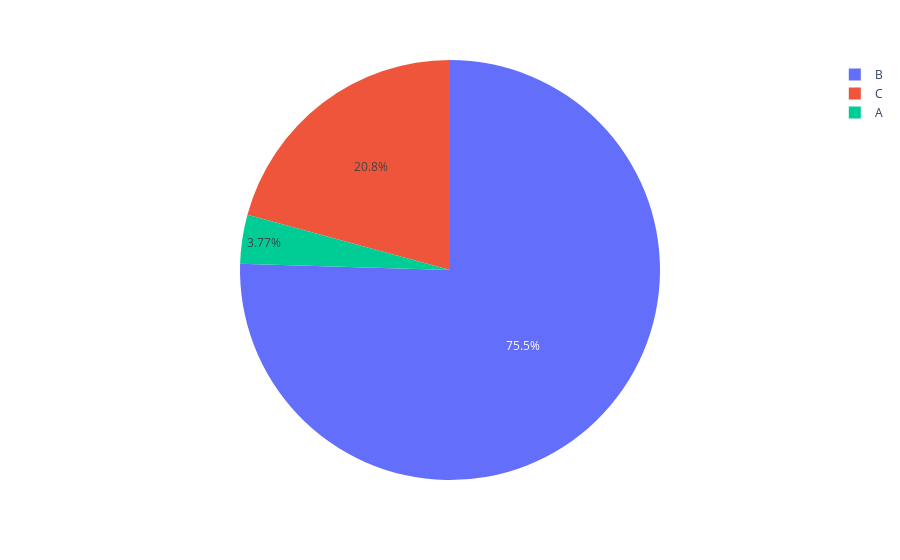

Source (notebook cell):
### Code cell
#Q.21
import plotly.express as px
import numpy
 
# Random Data
random_x = [100, 2000, 550]
names = ['A', 'B', 'C']
 
fig = px.pie(values=random_x, names=names)
fig.show()

### Figure 1 — Plotly figure (JSON) as saved in the notebook; plotly's stock layout.template omitted (floating-point values rounded to 4 significant figures)
{"data": [{"domain": {"x": [0, 1], "y": [0, 1]}, "hovertemplate": "label=%{label}<br>value=%{value}<extra></extra>", "labels": ["A", "B", "C"], "legendgroup": "", "name": "", "showlegend": true, "type": "pie", "values": [100, 2000, 550]}], "layout": {"autosize": true, "legend": {"tracegroupgap": 0}, "margin": {"t": 60}}}
